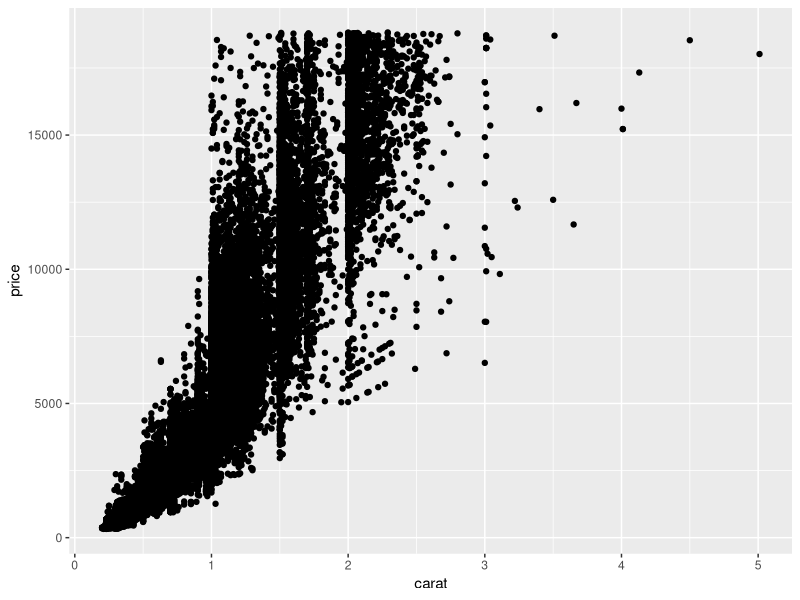
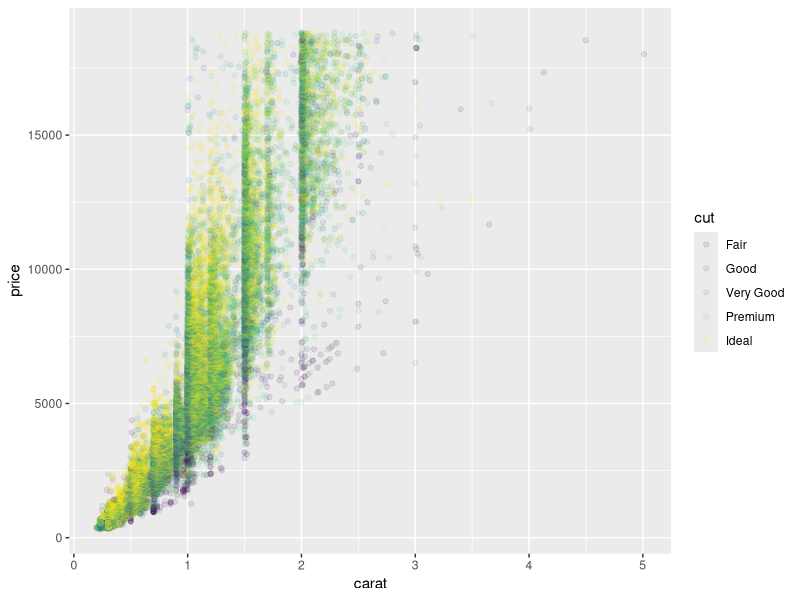

Source code (R) for these figures, in order:
## ---- chunk 1
library(tidyverse)
## ---- chunk 2
## TASK: Plot `price` vs `carat` below
## Your code here!
ggplot(diamonds) +
  geom_point(mapping=aes(
    x = carat,
    y = price))
## ---- chunk 3
## TASK: Plot `price`, `carat`, and `cut` below
## Your code here!
ggplot(diamonds) +
  geom_point(
    mapping=aes(
      x = carat,
      y = price,
      color = cut
    ),
    alpha=0.1
  )
